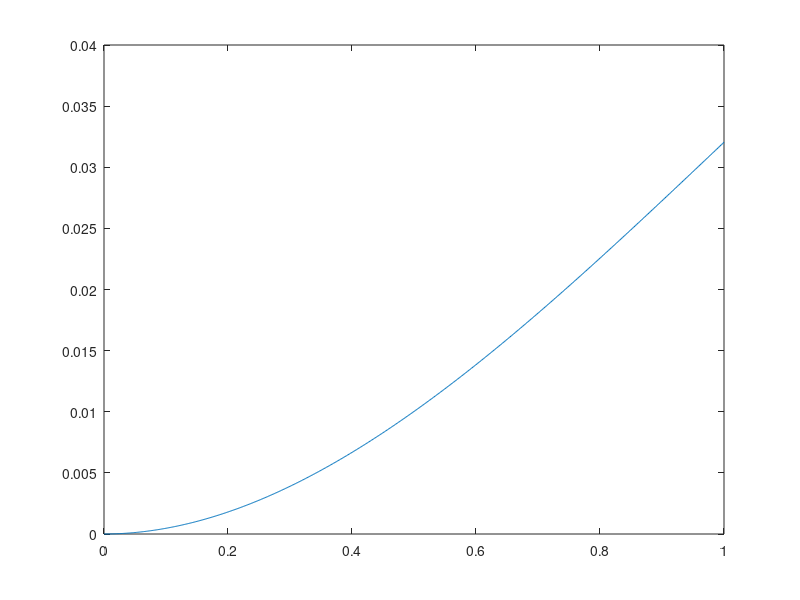

This chart was generated by the following MATLAB code:
clear;
clc;
E=200*1e9;
Nu=0.3;
b=50/1000;
h=50/1000;
A=b*h;
G=(E/(2*(1+Nu)));
im=b*(h^3)/12;
L=1;
P=1e4;
m=800;
eL=L/m;
Force = zeros(2*m+2,1);
Force(2*m+1,1)= P;
% stiffness euler
Ke=[12 6*eL -12 6*eL;
    6*eL 4*eL*eL -6*eL 2*eL*eL; 
    -12 -6*eL 12 -6*eL;
    6*eL 2*eL*eL -6*eL 4*eL*eL];
Kee=((E*im)/(eL^3))*Ke;
Kge=zeros(2*m+2,2*m+2);
s=0;
for n=1:m
    for i=1:4
        for j=1:4
            Kge(i+s,j+s)= Kge(i+s,j+s)+Kee(i,j);
        end 
    end
    s=s+2;
end
i=0;j=0;s=0;n=0;
%cal stiffness timoshenko
K0=[1/eL 1/2 -1/eL 1/2;1/2 (eL/3)+((E*im)/(G*A*eL)) -1/2 (eL/6)-((E*im)/(G*A*eL));
-1/eL -1/2 1/eL -1/2;1/2 (eL/6)-((E*im)/(G*A*eL)) -1/2 (eL/3)+((E*im)/(G*A*eL))];
Kt=G*A*K0;
KG=zeros(2*m+2,2*m+2);
s=0;
for n=1:m
    for i=1:4
        for j=1:4
            KG(i+s,j+s)= KG(i+s,j+s)+Kt(i,j);
        end 
    end
    s=s+2;
end
%cal for euler
big1 = mean(diag(Kge))*1e7; %Gauss
Kge(1,1) = Kge(1,1) +big1;
Kge(2,2) = Kge(2,2) +big1;

Diste= Kge\Force;
Ve=zeros(m+1,1);
for i=1:m+1
    Ve(i,1)=Diste(2*i-1,1);
end
Vmaxe=max(Ve)

%for timoshenko
big2 = mean(diag(KG))*1e7; %Gauss
KG(1,1) = KG(1,1) +big2;
KG(2,2) = KG(2,2) +big2;
Distt= KG\Force;
Vt=zeros(m+1,1);
for i=1:m+1
    Vt(i,1)=Distt(2*i-1,1);
end
Vmaxt=max(Vt)
%cal displacement
length=zeros(m+1,1);
for i=1:m+1
    length(i,1)=(L/m)*(i-1);
end
length;
plot(length,Vt);







    